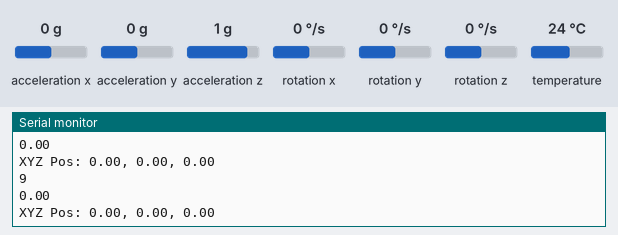
Simulated run of this sketch. Board: Arduino Uno, built with avr-gcc and run on an emulated ATmega328P. Shown: the last lines printed to the serial monitor. The test bench sets the inputs (shaded band); at power-on: acceleration x 0 g, acceleration y 0 g, acceleration z 1 g, rotation x 0 °/s, rotation y 0 °/s, rotation z 0 °/s, temperature 24 °C.

Above: at 1.5 s.
1.6 s: acceleration x set to -1.4 g
At 2.4 s:
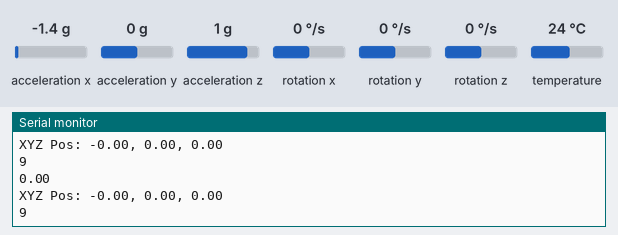
3.1 s: acceleration y set to -1.4 g
At 4.2 s:
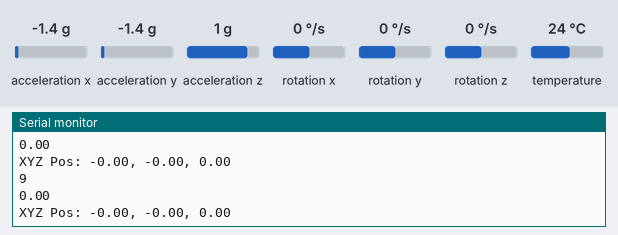
4.6 s: acceleration z set to -1.4 g
At 5.1 s:
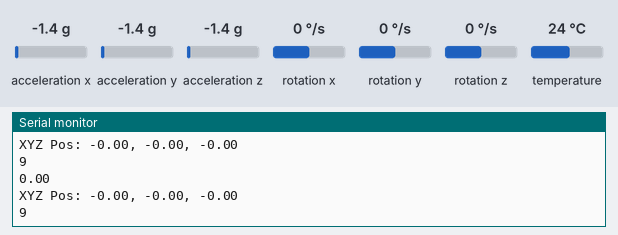
6.1 s: rotation x set to -192 °/s
At 6.7 s:
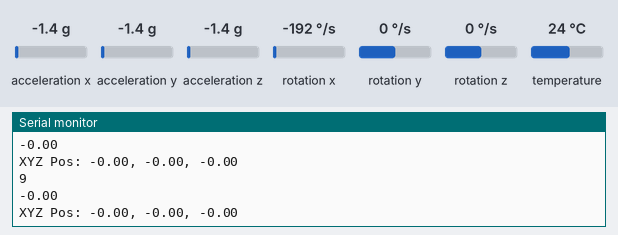
Timing chart, 0 to 8.6 s (numbered marks = the images above; inputs shaded):
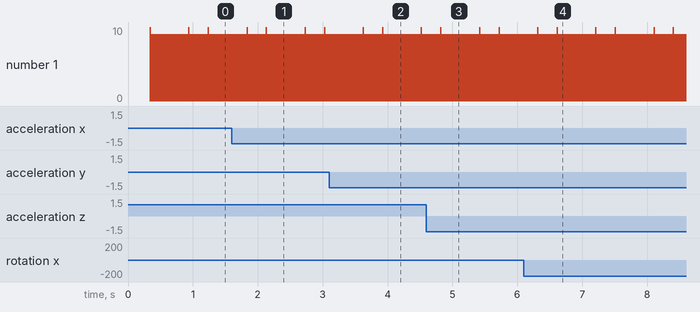

The sketch:

gyro_sensor_Art.ino
```cpp
#include <Adafruit_MPU6050.h>
#include <Adafruit_Sensor.h>
#include <Wire.h>

#define sampTime 8
#define samps 1

Adafruit_MPU6050 mpu;

double rads = 0;           //Steering
double xVel = 0, yVel = 0, zVel = 0;
double xPos = 0, yPos = 0, zPos = 0;
int ctime;
int dtime;
int i;
double ggyro=0,xaccel=0,yaccel=0,zaccel=0;

int dsamp = sampTime/samps;
double gxOffset = 0, gyOffset = 0, gzOffset = 0;
double axOffset = 0, ayOffset = 0, azOffset = 0;

void mpuCalibrateOffsets(){
  //Mpu calibration
  sensors_event_t aOffset, gOffset, tempOffset;
  gxOffset = 0.0;
  gyOffset = 0.0;
  gzOffset = 0.0;
  axOffset = 0.0;
  ayOffset = 0.0;
  azOffset = 0.0;

  //Calibrate gyro
  for(int i = 0; i < 50; i++){
    mpu.getEvent(&aOffset, &gOffset, &tempOffset);
    gxOffset += gOffset.gyro.x;
    gyOffset += gOffset.gyro.y;
    gzOffset += gOffset.gyro.z;
  }
  gxOffset /= 50.0;
  gyOffset /= 50.0;
  gzOffset /= 50.0;

  //Calibrate accel
  for(int i = 0; i < 50; i++){
    mpu.getEvent(&aOffset, &gOffset, &tempOffset);
    axOffset += aOffset.acceleration.x;
    ayOffset += aOffset.acceleration.y;
    azOffset += aOffset.acceleration.z;
  }
  axOffset /= 50.0;
  ayOffset /= 50.0;
  azOffset /= 50.0;
}

void setup(void) {
	Serial.begin(115200);
  Serial.setTimeout(1);
  mpu.begin();
	mpu.setAccelerometerRange(MPU6050_RANGE_2_G);
	mpu.setGyroRange(MPU6050_RANGE_500_DEG);
	mpu.setFilterBandwidth(MPU6050_BAND_21_HZ);
  mpuCalibrateOffsets();

	delay(100);
  ctime = millis();
}

void loop() {
  //Serial.println(dtime);
  sensors_event_t a, g, temp;               //Gyro var
  dtime = millis() - ctime;
  if (dtime > dsamp){
    Serial.println(dtime);
    i+=1;
    //steer.write(steerRight);
    //motor.writeMicroseconds(forwardSpeed);
    mpu.getEvent(&a, &g, &temp);
      xaccel += a.acceleration.x-axOffset;
      yaccel += a.acceleration.y-ayOffset;
      zaccel += a.acceleration.z-azOffset;
      ggyro += g.gyro.x - gxOffset;
    if (i>=samps){
      i=0;
      //Rotation
      rads += ggyro/samps * (1.0 * dtime) / 1000000000.0;
      //Velocity
      xVel += xaccel/samps * (1.0 * dtime) / 1000000000.0;
      yVel += yaccel/samps * (1.0 * dtime) / 1000000000.0;
      zVel += zaccel/samps * (1.0 * dtime) / 1000000000.0;
      //Distance
      xPos += 100*(xVel) * (1.0 * dtime) / 1000000000.0;
      yPos += (yVel) * (1.0 * dtime) / 1000000000.0;
      zPos += (zVel) * (1.0 * dtime) / 1000000000.0;
      ctime = millis();
      //delay(8);

      // if(rads > 20){
      //   steer.write(neutral);
      //   delay(200);
      //   exit(0);
      // }

      Serial.println(/*"Rads: " + (String)*/rads);
      //Serial.println("XYZ Gyro: " + (String)g.gyro.x + ", " + (String)g.gyro.y + ", " + (String)g.gyro.z);
      //Serial.println("XYZ Accel: " + (String)a.acceleration.x + ", " + (String)a.acceleration.y + ", " + (String)a.acceleration.z);
      //Serial.println("XYZ Accel: " + (String)(a.acceleration.x - axOffset) + ", " + (String)(a.acceleration.y - ayOffset) + ", " + (String)(a.acceleration.z - azOffset));
      //Serial.println("XYZ Vel: " + (String)xVel + ", " + (String)yVel + ", " + (String)zVel);
      Serial.println("XYZ Pos: " + (String)xPos + ", " + (String)yPos + ", " + (String)zPos);
    }
  }
}
```

I2C.ino
```cpp
// (licence header left out)
const uint8_t IMUAddress = 0x68; // AD0 is logic low on the PCB
const uint16_t I2C_TIMEOUT = 1000; // Used to check for errors in I2C communication

uint8_t i2cWrite(uint8_t registerAddress, uint8_t data, bool sendStop) {
  return i2cWrite(registerAddress, &data, 1, sendStop); // Returns 0 on success
}

uint8_t i2cWrite(uint8_t registerAddress, uint8_t *data, uint8_t length, bool sendStop) {
  Wire.beginTransmission(IMUAddress);
  Wire.write(registerAddress);
  Wire.write(data, length);
  uint8_t rcode = Wire.endTransmission(sendStop); // Returns 0 on success
  if (rcode) {
    Serial.print(F("i2cWrite failed: "));
    Serial.println(rcode);
  }
  return rcode; // See: http://arduino.cc/en/Reference/WireEndTransmission
}

uint8_t i2cRead(uint8_t registerAddress, uint8_t *data, uint8_t nbytes) {
  uint32_t timeOutTimer;
  Wire.beginTransmission(IMUAddress);
  Wire.write(registerAddress);
  uint8_t rcode = Wire.endTransmission(false); // Don't release the bus
  if (rcode) {
    Serial.print(F("i2cRead failed: "));
    Serial.println(rcode);
    return rcode; // See: http://arduino.cc/en/Reference/WireEndTransmission
  }
  Wire.requestFrom(IMUAddress, nbytes, (uint8_t)true); // Send a repeated start and then release the bus after reading
  for (uint8_t i = 0; i < nbytes; i++) {
    if (Wire.available())
      data[i] = Wire.read();
    else {
      timeOutTimer = micros();
      while (((micros() - timeOutTimer) < I2C_TIMEOUT) && !Wire.available());
      if (Wire.available())
        data[i] = Wire.read();
      else {
        Serial.println(F("i2cRead timeout"));
        return 5; // This error value is not already taken by endTransmission
      }
    }
  }
  return 0; // Success
}
```

Measured:
- after the input at 1.6 s, the serial monitor: prints a new line at once (image 1)
- after the input at 3.1 s, the serial monitor: prints a new line at once (image 2)
- after the input at 4.6 s, the serial monitor: prints a new line at once (image 3)
- after the input at 6.1 s, the serial monitor: prints a new line at once (image 4)
